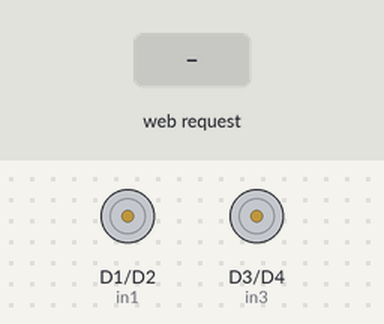
A sketch run on a simulated ESP8266 (NodeMCU). Parts: motor-driver pin pairs drawn as motors (green arrow = first pin HIGH = forward, orange = second pin HIGH = backward, longer = more drive, scaled by the enable pin). The test bench sets the inputs (shaded band). WiFi joins after 1.5 s; servers stay silent unless stated; what the sketch prints to the serial monitor is not drawn.

Above: at 3.7 s.
3.8 s: HTTP request GET /cmd/speed/248 received
At 4.7 s:
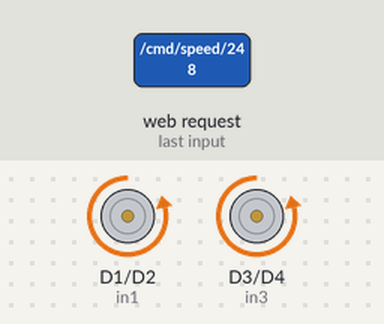
5.3 s: HTTP request GET /cmd/speed/ received
At 5.8 s:
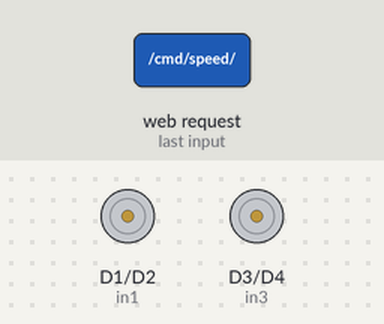
6.8 s: HTTP request GET /cmd/forward received
8.3 s: HTTP request GET /cmd/rotateleft received
9.8 s: HTTP request GET /cmd/rotateright received
Timing chart, 0 to 12.3 s (numbered marks = the images above; inputs shaded):
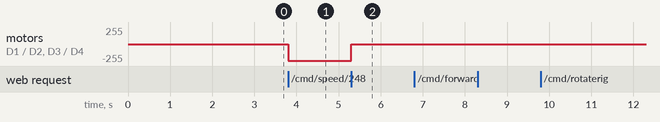

Measured:
- after the input at 3.8 s, motor on D1 (in1) / D2 (in2), motor on D3 (in3) / D4 (in4): stopped → backward 248/255 at once
- after the input at 5.3 s, motor on D1 (in1) / D2 (in2), motor on D3 (in3) / D4 (in4): backward 248/255 → stopped at once

The sketch:

dy_NodeMCU_mower.ino
```cpp
#include <ESP8266WiFi.h>

//CONST
//***********************************************
//const char* ssid = "SkyNet";
//const char* password = "adidasneo";

const char* ssid = "mower";
const char* password = "mower123";

const int FORWARD = 0;
const int BACK    = 1;
const int RLEFT   = 2;
const int RRIGHT  = 3;
const int STOP    = 4;

// motorA
int enA = D0;
int in1 = D1;
int in2 = D2;

// motorB
int in3 = D3;
int in4 = D4;
int enB = D5;

//VAR
//***********************************************
int dSpeed = 120;          //initial value
int driveState = STOP;     //initial value
unsigned long startT = 0;

// Create an instance of the server, specify the port to listen on as an argument
WiFiServer server(80);
WiFiClient client;

//*********************************************************************************************************
//*********************************************************************************************************
void setup() {
  Serial.begin(115200);
  while (!Serial);
  Serial.println("");
  Serial.println("++++++++++++++++++++++++++++++++++++++++++++++++++++++++++++++++++++++++++++++++++++++++");
  Serial.println("MowerApp v1.1.10");

  preparePINS();

  delay(1000);

  // Connect to WiFi network
  Serial.print("Connecting to ");
  Serial.print(ssid);

  WiFi.begin(ssid, password);
  while (WiFi.status() != WL_CONNECTED) {
    delay(500);
    Serial.print(".");
  }
  Serial.println("connected");

  // print the received signal strength:
  long rssi = WiFi.RSSI();
  Serial.print("Signal strength (RSSI):");
  Serial.print(rssi);
  Serial.println(" dBm");

  // Start the server
  server.begin();
  Serial.println("Server started");

  // Print the IP address
  Serial.println(WiFi.localIP());
  Serial.println("---------------------------------------------------------------------");

}

//*********************************************************************************************************
//*********************************************************************************************************
void preparePINS(){
  //pinMode(2, OUTPUT);
  //digitalWrite(2, 0);

  // motorA
  pinMode(enA, OUTPUT);
  pinMode(in1, OUTPUT);
  pinMode(in2, OUTPUT);

  // motorB
  pinMode(enB, OUTPUT);
  pinMode(in3, OUTPUT);
  pinMode(in4, OUTPUT);

  stopMotors();
}

void test(){
  String req = "GET /cmd/speed/248 HTTP/1.1";
  Serial.print("req.length: ");
  Serial.println(req.length());

  Serial.print("req.indexOf(/cmd/speed/): ");
  Serial.println(req.indexOf("/cmd/speed/"));

  String result = req.substring(15, 18);
  Serial.print("result: ");
  Serial.println(result);
}

//MANUAL DRIVE CONTROL
//*********************************************************************************************************
//*********************************************************************************************************
void manualDrive(int mSpeedA, int mSpeedB){
  //MOTOR A
  //*********************************************
  if (mSpeedA < 0){
    digitalWrite(in1, HIGH);
    digitalWrite(in2, LOW);
    mSpeedA = -1 * mSpeedA;

  }else if (mSpeedA > 0){
    digitalWrite(in1, LOW);
    digitalWrite(in2, HIGH);

  }else{
    digitalWrite(in1, LOW);
    digitalWrite(in2, LOW);
  }
  analogWrite(enA, mSpeedA);

  //MOTOR B
  //*********************************************
  if (mSpeedB < 0){
    digitalWrite(in3, HIGH);
    digitalWrite(in4, LOW);
    mSpeedB = -1 * mSpeedB;

  }else if (mSpeedB > 0){
    digitalWrite(in3, LOW);
    digitalWrite(in4, HIGH);

  }else{
    digitalWrite(in3, LOW);
    digitalWrite(in4, LOW);
  }
  analogWrite(enB, mSpeedB);

}

//SMART DRIVE CONTROL
//*********************************************************************************************************
//*********************************************************************************************************
void driveFroward(){
  Serial.print("drive: FORWARD (");
  Serial.print(dSpeed);
  Serial.println(")");
  driveState = FORWARD;

  // turn on motor A
  digitalWrite(in1, HIGH);
  digitalWrite(in2, LOW);
  analogWrite(enA, dSpeed);

  // turn on motor B
  digitalWrite(in3, HIGH);
  digitalWrite(in4, LOW);
  analogWrite(enB, dSpeed);
}

//******************************************************************************
void driveBack(){
  Serial.print("drive: BACK (");
  Serial.print(dSpeed);
  Serial.println(")");
  driveState = BACK;

  // turn on motor A
  digitalWrite(in1, LOW);
  digitalWrite(in2, HIGH);
  analogWrite(enA, dSpeed);

  // turn on motor B
  digitalWrite(in3, LOW);
  digitalWrite(in4, HIGH);
  analogWrite(enB, dSpeed);
}

//******************************************************************************
void rotateLeft(){
  Serial.print("drive: RLEFT (");
  Serial.print(dSpeed);
  Serial.println(")");
  driveState = RLEFT;

  // turn on motor A
  digitalWrite(in1, LOW);
  digitalWrite(in2, HIGH);
  analogWrite(enA, dSpeed);

  // turn on motor B
  digitalWrite(in3, HIGH);
  digitalWrite(in4, LOW);
  analogWrite(enB, dSpeed);
}

//******************************************************************************
void rotateRight(){
  Serial.print("drive: RRIGHT (");
  Serial.print(dSpeed);
  Serial.println(")");
  driveState = RRIGHT;

  // turn on motor A
  digitalWrite(in1, HIGH);
  digitalWrite(in2, LOW);
  analogWrite(enA, dSpeed);

  // turn on motor B
  digitalWrite(in3, LOW);
  digitalWrite(in4, HIGH);
  analogWrite(enB, dSpeed);
}

//******************************************************************************
void stopMotors(){
  Serial.println("drive: STOP");
  driveState = STOP;

  digitalWrite(in1, LOW);
  digitalWrite(in2, LOW);
  digitalWrite(in3, LOW);
  digitalWrite(in4, LOW);

  analogWrite(enA, 0);
  analogWrite(enB, 0);
}

//******************************************************************************
void updateSpeed(){
    if (driveState = FORWARD){
        driveFroward();
    } else if (driveState = BACK){
        driveBack();
    } else if (driveState = RLEFT){
        rotateLeft();
    } else if (driveState = RRIGHT){
        rotateRight();
    }
}


//******************************************************************************
void prepareAndRunManualDrive(String req){
    //req = "GET /cmd/drive/-254,-262 HTTP/1.1"
    int lenCmd1 = 11; //  "/cmd/drive/"
    int lenCmd2 = 9;  //  " HTTP/1.1"
    int posVal = req.indexOf("/cmd/drive/");
    int posComma = req.indexOf(",");
    int lenVal = req.length();
    String motAStr = req.substring(posVal+lenCmd1, posComma);
    String motBStr = req.substring(posComma+1, lenVal-lenCmd2);

    //String printVal = "motorA: " +  motAStr + ", motorB: " + motBStr;
    Serial.println(String("motorA: " +  motAStr + ", motorB: " + motBStr));
    int motA = motAStr.toInt();
    int motB = motBStr.toInt();
    manualDrive(motA, motB);
}

//*********************************************************************************************************
String getExecutionTimeForStartTime(unsigned long startTime) {
  unsigned long endT = micros();
  unsigned long delta = endT - startTime;
  return String(delta) + " us";
}

//*********************************************************************************************************
//*********************************************************************************************************
void loop() {
  // Check if a client has connected
  client = server.available();
  if (!client) {
    //no client state is most of the time
    return;
  }

  // Wait until the client sends some data
  Serial.println("new client");
  while(!client.available()){
    delay(1);
  }

  //handleINRequest();
  //************************************************
  String req = client.readStringUntil('\r');    // Read the first line of the request
  Serial.println(req);
  client.flush();

  //Serial.print("free RAM: ");
  //Serial.println(String(freeRam()));

  String resHeader = "{\"status\":\"ok\",";
  String resFotter = "\"}";
  String jsonResponse;

  // Match the request
  if (req.indexOf("/cmd/drive/") != -1){
    startT = micros();
    //----------------------------------------------
    prepareAndRunManualDrive(req);
    //----------------------------------------------
    Serial.println("manualDrive execution time: " + getExecutionTimeForStartTime(startT));
    jsonResponse = "{\"status\":\"ok\"}";

  }else if (req.indexOf("/cmd/forward") != -1){
    driveFroward();
  }else if (req.indexOf("/cmd/back") != -1){
    driveBack();
  }else if (req.indexOf("/cmd/rotateleft") != -1){
    rotateLeft();
  }else if (req.indexOf("/cmd/rotateright") != -1){
    rotateRight();
  }else if (req.indexOf("/cmd/stop") != -1){
    stopMotors();
  }else if (req.indexOf("/cmd/speed/") != -1){
    //req -> "GET /cmd/speed/248 HTTP/1.1"
    String val = req.substring(15,18);
    Serial.print("CMD/speed/");
    Serial.println(val);
    dSpeed = val.toInt();
    updateSpeed();
  }else {
    Serial.println("invalid request");
    client.stop();
    return;
  }

  client.flush();

  //jsonResponse: {"status":"ok","sensor":"HC-SR04","distance":"481"}

  // Prepare the response
  int jsonSize = jsonResponse.length();
  String httpResponse = "HTTP/1.1 200 OK\r\n";
  httpResponse += "Content-Type: application/json;\r\n";
  httpResponse += "Content-Length:" + String(jsonSize) + ";\r\n\r\n";  //NOTE - after header comes empty line
  httpResponse += jsonResponse + ";\r\n";
  client.print(httpResponse);   // Send the response to the client
  client.println();

  client.stop();

  //Serial.print(httpResponse);

  delay(100);
  Serial.println("Client disonnected");
  Serial.println("---------------------------------------");

  // The client will actually be disconnected when the function returns and 'client' object is detroyed
}
```
